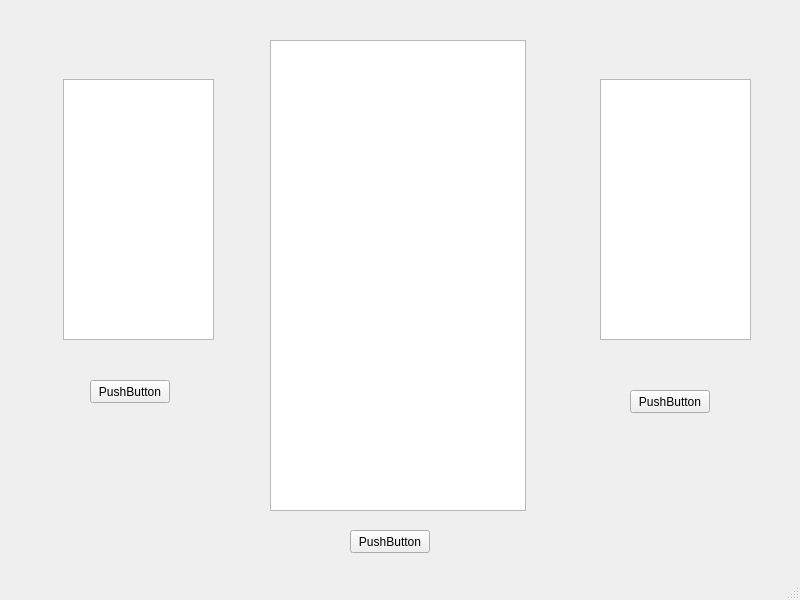
<?xml version="1.0" encoding="UTF-8"?>
<ui version="4.0">
 <class>MainWindow</class>
 <widget class="QMainWindow" name="MainWindow">
  <property name="geometry">
   <rect>
    <x>0</x>
    <y>0</y>
    <width>800</width>
    <height>600</height>
   </rect>
  </property>
  <property name="windowTitle">
   <string>MainWindow</string>
  </property>
  <widget class="QWidget" name="centralwidget">
   <widget class="QListWidget" name="listWidget">
    <property name="geometry">
     <rect>
      <x>270</x>
      <y>40</y>
      <width>256</width>
      <height>471</height>
     </rect>
    </property>
   </widget>
   <widget class="QTextEdit" name="postEdit">
    <property name="geometry">
     <rect>
      <x>63</x>
      <y>79</y>
      <width>151</width>
      <height>261</height>
     </rect>
    </property>
   </widget>
   <widget class="QPushButton" name="postButton">
    <property name="geometry">
     <rect>
      <x>90</x>
      <y>380</y>
      <width>80</width>
      <height>23</height>
     </rect>
    </property>
    <property name="text">
     <string>PushButton</string>
    </property>
   </widget>
   <widget class="QTextEdit" name="replyEdit">
    <property name="geometry">
     <rect>
      <x>600</x>
      <y>79</y>
      <width>151</width>
      <height>261</height>
     </rect>
    </property>
   </widget>
   <widget class="QPushButton" name="replyButton">
    <property name="geometry">
     <rect>
      <x>630</x>
      <y>390</y>
      <width>80</width>
      <height>23</height>
     </rect>
    </property>
    <property name="text">
     <string>PushButton</string>
    </property>
   </widget>
   <widget class="QPushButton" name="pushButton">
    <property name="geometry">
     <rect>
      <x>350</x>
      <y>530</y>
      <width>80</width>
      <height>23</height>
     </rect>
    </property>
    <property name="text">
     <string>PushButton</string>
    </property>
   </widget>
  </widget>
  <widget class="QMenuBar" name="menubar">
   <property name="geometry">
    <rect>
     <x>0</x>
     <y>0</y>
     <width>800</width>
     <height>20</height>
    </rect>
   </property>
  </widget>
  <widget class="QStatusBar" name="statusbar"/>
 </widget>
 <resources/>
 <connections/>
</ui>
